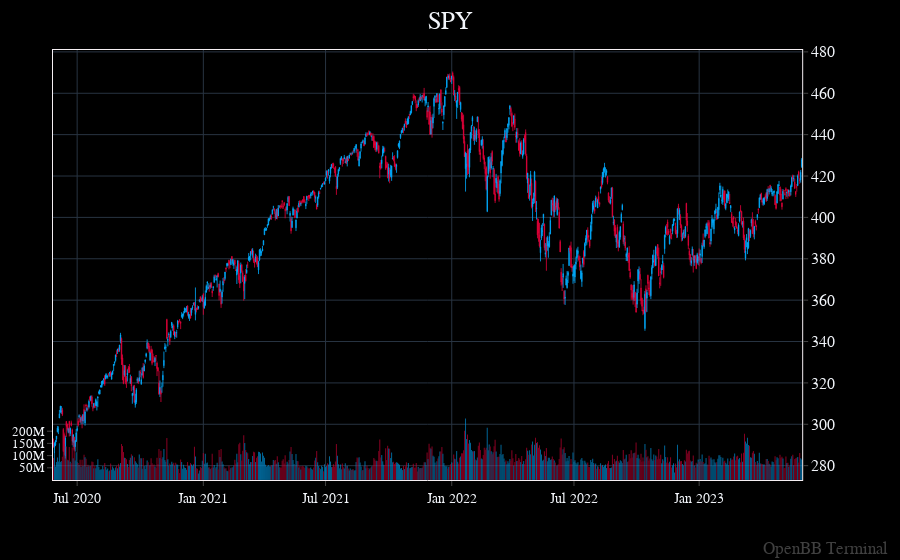

Write notebook code for a chart like this one.
### Code cell
openbb.stocks.candle('SPY')

### Figure 1 — Plotly figure (JSON) as saved in the notebook; plotly's stock layout.template omitted (floating-point values rounded to 4 significant figures; data arrays with more than 128 entries replaced by an {"elided": "..."} marker saying what was removed)
{"data": [{"close": {"elided": "760 float values"}, "decreasing": {"line": {"width": 0.8}}, "high": {"elided": "760 float values"}, "increasing": {"line": {"width": 0.8}}, "low": {"elided": "760 float values"}, "name": " SPY OHLC", "open": {"elided": "760 float values"}, "showlegend": false, "type": "candlestick", "x": {"elided": "760 str values"}, "xaxis": "x", "yaxis": "y"}, {"marker": {"color": {"elided": "760 str values"}, "line": {"width": 0.15}}, "name": "Volume", "opacity": 0.7, "type": "bar", "x": {"elided": "760 str values"}, "xaxis": "x", "xhoverformat": "%Y-%m-%d", "y": {"elided": "760 int values"}, "yaxis": "y2"}], "layout": {"annotations": [{"font": {"color": "gray", "size": 17}, "opacity": 0.5, "text": "OpenBB Terminal", "x": 1, "xanchor": "right", "xref": "paper", "xshift": 40, "y": 0, "yanchor": "bottom", "yref": "paper", "yshift": -80}], "bargap": 0, "bargroupgap": 0, "barmode": "overlay", "hoverdistance": 2, "legend": {"groupclick": "toggleitem", "orientation": "v", "tracegroupgap": 133.3}, "margin": {"b": 80, "l": 40, "r": 50, "t": 50}, "modebar": {"activecolor": "#d1030d", "bgcolor": "#2A2A2A", "color": "#FFFFFF", "orientation": "v"}, "newshape": {"line": {"color": "gold"}}, "showlegend": false, "spikedistance": 2, "title": {"text": " SPY", "x": 0.5, "xanchor": "center", "y": 0.98, "yanchor": "top"}, "xaxis": {"anchor": "y", "domain": [0, 0.94], "matches": "x3", "rangebreaks": [{"bounds": ["sat", "mon"]}, {"values": ["2020-11-26T00:00:00", "2022-11-24T00:00:00", "2022-09-05T00:00:00", "2022-07-04T00:00:00", "2022-05-30T00:00:00", "2023-01-02T00:00:00", "2020-07-03T00:00:00", "2022-06-20T00:00:00", "2021-04-02T00:00:00", "2023-05-29T00:00:00", "2022-12-26T00:00:00", "2023-02-20T00:00:00", "2022-04-15T00:00:00", "2021-09-06T00:00:00", "2022-02-21T00:00:00", "2021-01-18T00:00:00", "2021-07-05T00:00:00", "2021-12-24T00:00:00", "2023-01-16T00:00:00", "2022-01-17T00:00:00", "2020-12-25T00:00:00", "2023-04-07T00:00:00", "2021-11-25T00:00:00", "2020-09-07T00:00:00", "2021-05-31T00:00:00", "2021-02-15T00:00:00", "2021-01-01T00:00:00"]}], "showticklabels": true}, "yaxis": {"anchor": "x", "automargin": true, "autorange": true, "domain": [0, 1], "fixedrange": false, "layer": "above traces", "nticks": 15, "side": "right", "tickfont": {"size": 16}, "type": "linear"}, "yaxis2": {"anchor": "x", "fixedrange": true, "nticks": 10, "overlaying": "y", "range": [0, 1762487300], "showgrid": false, "showline": false, "side": "left", "tickfont": {"size": 13}, "tickvals": [50000000, 100000000, 150000000, 200000000], "zeroline": false}}}
